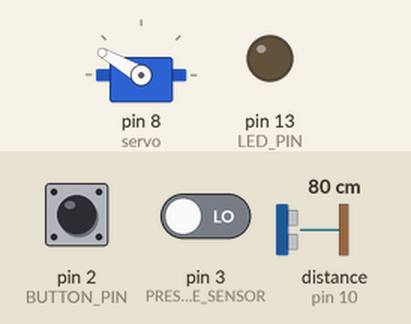
A sketch run on a simulated Arduino Uno, built with avr-gcc and run on an emulated ATmega328P. Shown: servo, output pins drawn as LEDs (lit = HIGH). The inputs (shaded band) are chosen by the test bench; at power-on: distance to the obstacle (sensor on pin 10) 80 cm, pin 3 (PRESENCE_SENSOR) LOW, pin 2 (BUTTON_PIN) LOW. The echo pulse lasts 58.3 µs per cm.

Above: at 1.2 s.
1.3 s: distance to the obstacle (sensor on pin 10) set to 22 cm
2.8 s: distance to the obstacle (sensor on pin 10) set to 17 cm
At 3.27 s:
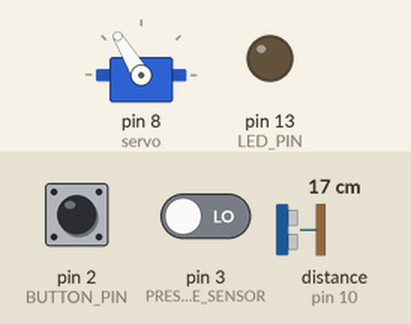
At 5.6 s:
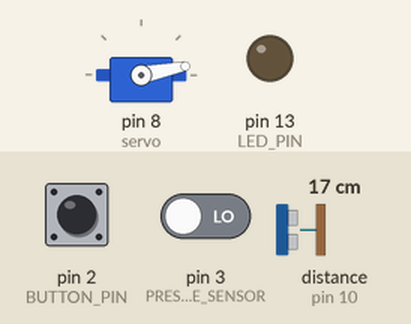
5.8 s: pin 3 (PRESENCE_SENSOR) driven HIGH
At 8.36 s:
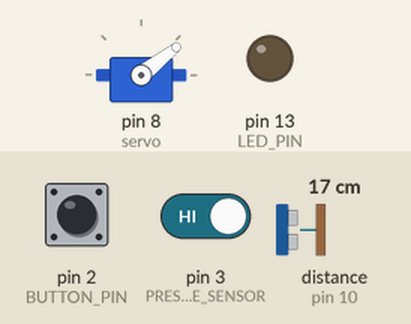
Timing chart, 0 to 13.6 s (numbered marks = the images above; inputs shaded):
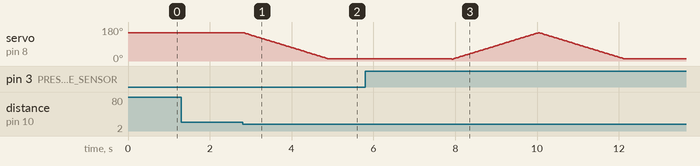

Measured:
- the behaviour switches between 20 and 19 cm on distance to the obstacle (sensor on pin 10) (found by bisection; images 0 and 1)
- after the input at 1.3 s, every drawn part: stays the same
- after the input at 2.8 s, servo on pin 8 (servo): moves from 150° to 11° over 2.1 s, starting at once

The sketch:

Proiect.ino
```cpp
#include <Servo.h>
#include <NewPing.h>
#define BUTTON_PIN 2
#define TRIGGER_PIN  9
#define ECHO_PIN     10
#define MAX_DISTANCE 200
#define LED_PIN 13
#define PRESENCE_SENSOR 3

//definire obiecte
Servo servo;
NewPing sonar(TRIGGER_PIN, ECHO_PIN, MAX_DISTANCE);

//definire constante
int pozitieUsa = 150;
int presence_sensor = 0;

void deschideUsa(){
  for(pozitieUsa; pozitieUsa > 10; pozitieUsa--)
  {
    servo.write(pozitieUsa);
    delay(15);
  }
  delay(3000);
}

void inchideUsa(){
   for(pozitieUsa; pozitieUsa < 150; pozitieUsa++)
  {
    servo.write(pozitieUsa);
    delay(15);
  }
}

void setup() {
  pinMode(LED_PIN, OUTPUT);
  pinMode(PRESENCE_SENSOR, INPUT);
  pinMode(BUTTON_PIN, INPUT);
  servo.attach(8);
  servo.write(pozitieUsa);
  Serial.begin(9600);
}

void loop()
{
  presence_sensor = digitalRead(PRESENCE_SENSOR);
  int buttonState = digitalRead(BUTTON_PIN);
  if(buttonState == HIGH && pozitieUsa == 150){
    deschideUsa();
  }
  if(sonar.ping_cm()>10 && sonar.ping_cm()<20 && pozitieUsa == 150  ){
    deschideUsa();
  }
  if(presence_sensor==HIGH && pozitieUsa == 10){
    inchideUsa();
  }


}
```
